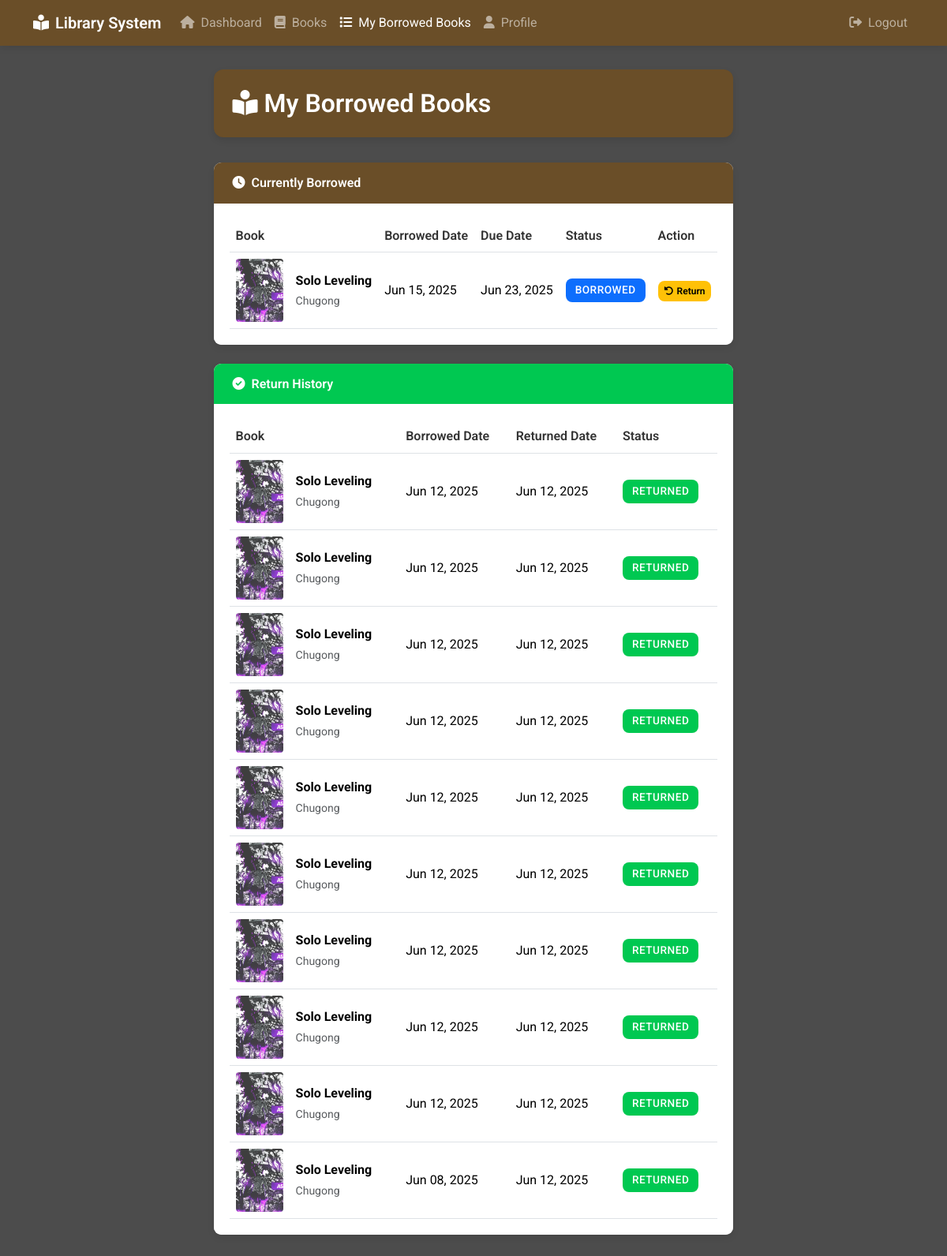
/borrowed.php (signed in), run on the app's committed database.
### tables this page shows
CREATE TABLE `borrowings` (
  `id` int(11) NOT NULL,
  `user_id` int(11) NOT NULL,
  `book_id` int(11) NOT NULL,
  `borrow_date` timestamp NOT NULL DEFAULT current_timestamp(),
  `due_date` timestamp NULL DEFAULT NULL,
  `return_date` timestamp NULL DEFAULT NULL,
  `status` enum('borrowed','returned','overdue') NOT NULL DEFAULT 'borrowed',
  `created_at` timestamp NOT NULL DEFAULT current_timestamp(),
  `updated_at` timestamp NOT NULL DEFAULT current_timestamp() ON UPDATE current_timestamp()
);

CREATE TABLE `books` (
  `id` int(11) NOT NULL,
  `title` varchar(255) NOT NULL,
  `author` varchar(100) NOT NULL,
  `isbn` varchar(20) NOT NULL,
  `category` varchar(50) NOT NULL,
  `description` text DEFAULT NULL,
  `quantity` int(11) NOT NULL DEFAULT 1,
  `publication_year` int(4) DEFAULT NULL,
  `cover_image` varchar(255) DEFAULT NULL,
  `created_at` timestamp NOT NULL DEFAULT current_timestamp(),
  `updated_at` timestamp NOT NULL DEFAULT current_timestamp() ON UPDATE current_timestamp()
);

### borrowed.php (the view, shortened to what this page needs)
<?php
require_once 'config.php';
$stmt = $pdo->prepare("
    SELECT
        b.id as borrowing_id,
        books.*,
        b.borrow_date,
        b.due_date,
        b.return_date,
        b.status
    FROM borrowings b
    JOIN books ON b.book_id = books.id
    WHERE b.user_id = ?
    ORDER BY b.borrow_date DESC
");
$stmt->execute([$_SESSION['user_id']]);
$borrowed_books = $stmt->fetchAll();
$current_books = array_filter($borrowed_books, function($book) {
    return $book['status'] == 'borrowed';
});
$returned_books = array_filter($borrowed_books, function($book) {
    return $book['status'] == 'returned';
});
?>
<!DOCTYPE html>
<html>
<head>
    <link href="https://cdn.jsdelivr.net/npm/bootstrap@5.3.2/dist/css/bootstrap.min.css" rel="stylesheet">
    <link href="https://cdnjs.cloudflare.com/ajax/libs/font-awesome/6.0.0/css/all.min.css" rel="stylesheet">
    <link href="style.css" rel="stylesheet">
</head>
<body>
    <nav class="navbar navbar-expand-lg navbar-dark fixed-top">
        <div class="container">
            <a class="navbar-brand" href="dashboard.php">
                <i class="fas fa-book-reader me-2"></i>Library System
            </a>
            <div class="collapse navbar-collapse" id="navbarNav">
                <ul class="navbar-nav me-auto">
                    <li class="nav-item">
                        <a class="nav-link" href="dashboard.php">
                            <i class="fas fa-home me-1"></i> Dashboard
                        </a>
                    </li>
                    <li class="nav-item">
                        <a class="nav-link" href="books.php">
                            <i class="fas fa-book me-1"></i> Books
                        </a>
                    </li>
                    <li class="nav-item">
                        <a class="nav-link active" href="borrowed.php">
                            <i class="fas fa-list me-1"></i> My Borrowed Books
                        </a>
                    </li>
                    <li class="nav-item">
                        <a class="nav-link" href="profile.php">
                            <i class="fas fa-user me-1"></i> Profile
                        </a>
                    </li>
                </ul>
                <ul class="navbar-nav">
                    <li class="nav-item">
                        <a class="nav-link" href="logout.php">
                            <i class="fas fa-sign-out-alt me-1"></i> Logout
                        </a>
                    </li>
                </ul>
            </div>
        </div>
    </nav>
    <div class="borrowed-container">
    <div class="page-header">
        <h2><i class="fas fa-book-reader me-2"></i>My Borrowed Books</h2>
    </div>
        <?php if (!empty($current_books)): ?>
        <div class="card book-card">
            <div class="book-card-header primary">
                <h5 class="card-title mb-0"><i class="fas fa-clock me-2"></i>Currently Borrowed</h5>
            </div>
            <div class="card-body">
                <div class="table-responsive">
                    <table class="table">
                        <thead>
                            <tr>
                                <th>Book</th>
                                <th>Borrowed Date</th>
                                <th>Due Date</th>
                                <th>Status</th>
                                <th>Action</th>
                            </tr>
                        </thead>
                        <tbody>
                            <?php foreach ($current_books as $book): ?>
                            <tr>
                                <td>
                                    <div class="d-flex align-items-center">
                                        <img src="<?php echo htmlspecialchars($book['cover_image'] ?? 'assets/images/default-book.jpg'); ?>"
                                             alt="Book cover" class="book-cover me-3">
                                        <div>
                                            <strong><?php echo htmlspecialchars($book['title']); ?></strong><br>
                                            <small class="text-muted"><?php echo htmlspecialchars($book['author']); ?></small>
                                        </div>
                                    </div>
                                </td>
                                <td><?php echo date('M d, Y', strtotime($book['borrow_date'])); ?></td>
                                <td>
                                    <?php
                                    echo date('M d, Y', strtotime($book['due_date']));
                                    ?>
                                </td>
                                <td>
                                    <span class="badge bg-primary">Borrowed</span>
                                </td>
                                <td>
                                    <form action="borrow.php" method="post" class="d-inline">
                                        <button type="submit" class="btn btn-warning btn-sm">
                                            <i class="fas fa-undo-alt me-1"></i>Return
                                        </button>
                                    </form>
                                </td>
                            </tr>
                            <?php endforeach; ?>
                        </tbody>
                    </table>
                </div>
            </div>
        </div>
        <?php endif; ?>
        <?php if (!empty($returned_books)): ?>
        <div class="card book-card">
            <div class="book-card-header success">
                <h5 class="card-title mb-0"><i class="fas fa-check-circle me-2"></i>Return History</h5>
            </div>
            <div class="card-body">
                <div class="table-responsive">
                    <table class="table">
                        <thead>
                            <tr>
                                <th>Book</th>
                                <th>Borrowed Date</th>
                                <th>Returned Date</th>
                                <th>Status</th>
                            </tr>
                        </thead>
                        <tbody>
                            <?php foreach ($returned_books as $book): ?>
                            <tr>
                                <td>
                                    <div class="d-flex align-items-center">
                                        <img src="<?php echo htmlspecialchars($book['cover_image'] ?? 'assets/images/default-book.jpg'); ?>"
                                             alt="Book cover" class="book-cover me-3">
                                        <div>
                                            <strong><?php echo htmlspecialchars($book['title']); ?></strong><br>
                                            <small class="text-muted"><?php echo htmlspecialchars($book['author']); ?></small>
                                        </div>
                                    </div>
                                </td>
                                <td><?php echo date('M d, Y', strtotime($book['borrow_date'])); ?></td>
                                <td><?php echo date('M d, Y', strtotime($book['return_date'])); ?></td>
                                <td>
                                    <span class="badge bg-success">Returned</span>
                                </td>
                            </tr>
                            <?php endforeach; ?>
                        </tbody>
                    </table>
                </div>
            </div>
        </div>
        <?php endif; ?>
    </div>
</body>
</html>

### style.css (style rules this page uses)
* { margin: 0; padding: 0; box-sizing: border-box; }
:root { --primary-color: #6a4e28; --primary-hover: #8b683c; --text-color: #333; --light-text: #666; --border-color: #e1e1e1; --success-color: #00C851; --warning-color: #ffbb33; --danger-color: #d63031; --white: #fff; --container-bg: rgba(255, 255, 255, 0.95); --shadow-color: rgba(0, 0, 0, 0.1); }
body { background: linear-gradient(rgba(0, 0, 0, 0.7), rgba(0, 0, 0, 0.7)), url('https://images.unsplash.com/photo-1507842217343-583bb7270b66?ixlib=rb-4.0.3&auto=format&fit=crop&w=2340&q=80'); background-size: cover; background-position: center; background-attachment: fixed; background-repeat: no-repeat; min-height: 100vh; font-family: 'Roboto', sans-serif; color: var(--text-color); line-height: 1.6; display: flex; align-items: center; justify-content: center; padding-top: 7vh; }
.navbar { background-color: var(--primary-color) !important; box-shadow: 0 2px 10px rgba(0,0,0,0.1); }
.navbar-brand { font-weight: 600; }
.container { width: 100%; padding-right: 1.5vh; padding-left: 1.5vh; margin-right: auto; margin-left: auto; display: flex; align-items: center; justify-content: center; }
.btn { padding: 12px 24px; font-size: 16px; font-weight: 600; border-radius: 8px; transition: all 0.3s ease; cursor: pointer; border: none; position: relative; overflow: hidden; }
.btn::after { content: ''; position: absolute; width: 100%; height: 100%; top: 0; left: -100%; background: linear-gradient(90deg, transparent, rgba(255,255,255,0.2), transparent); transition: 0.5s; }
a { color: var(--primary-color); text-decoration: none; transition: all 0.3s ease; position: relative; }
a:not(.btn)::after { content: ''; position: absolute; width: 100%; height: 1px; bottom: -2px; left: 0; background-color: var(--primary-color); transform: scaleX(0); transform-origin: right; transition: transform 0.3s ease; }
.badge { font-weight: 500; padding: 0.5rem 0.75rem; font-size: 0.85rem; letter-spacing: 0.5px; text-transform: uppercase; border-radius: 8px; }
.badge.bg-success { background-color: var(--success-color) !important; }
.book-card { height: 100%; transition: all 0.3s ease; border-radius: 1.2vh; overflow: hidden; border: none; box-shadow: 0 4px 8px rgba(0,0,0,0.08); }
.book-cover { height: 220px; object-fit: cover; background-color: #f1f3f5; }
.borrowed-container { max-width: 120vh; margin: 2rem auto; padding: 0 1.5rem; }
.book-card { border-radius: 1.2vh; overflow: hidden; border: none; box-shadow: 0 4px 8px rgba(0,0,0,0.08); margin-bottom: 1.5rem; }
.book-card-header { padding: 1rem 1.5rem; color: white; }
.book-card-header.primary { background-color: var(--primary-color); }
.book-card-header.success { background-color: var(--success-color); }
.book-cover { width: 60px; height: 80px; object-fit: cover; border-radius: 4px; }
.table { margin-bottom: 0; }
.table th { font-weight: 600; color: var(--text-color); border-top: none; }
.table td { vertical-align: middle; }
.badge { font-weight: 500; padding: 0.5rem 0.75rem; border-radius: 8px; }
.page-header { background-color: var(--primary-color); color: white; padding: 1.5rem; border-radius: 12px; margin-bottom: 2rem; box-shadow: 0 4px 8px rgba(0,0,0,0.1); }
.page-header h2 { margin-bottom: 0; font-weight: 600; }
.card-title { font-weight: 600; font-size: 1rem; }
.card-body { padding: 1.25rem; background-color: white; border-radius: 0 0 0.35rem 0.35rem; }
.btn-sm { padding: 0.25rem 0.5rem; font-size: 0.75rem; }

### data on the page
borrowings: book.cover_image (picture), book.title "Solo Leveling", book.author "Chugong", borrow_date "Jun 15, 2025", due_date "Jun 23, 2025"
borrowings: book.cover_image (picture), book.title "Solo Leveling", book.author "Chugong", borrow_date "Jun 12, 2025", return_date "Jun 12, 2025"
borrowings: book.cover_image (picture), book.title "Solo Leveling", book.author "Chugong", borrow_date "Jun 12, 2025", return_date "Jun 12, 2025"
borrowings: book.cover_image (picture), book.title "Solo Leveling", book.author "Chugong", borrow_date "Jun 12, 2025", return_date "Jun 12, 2025"
borrowings: book.cover_image (picture), book.title "Solo Leveling", book.author "Chugong", borrow_date "Jun 12, 2025", return_date "Jun 12, 2025"
borrowings: book.cover_image (picture), book.title "Solo Leveling", book.author "Chugong", borrow_date "Jun 12, 2025", return_date "Jun 12, 2025"
borrowings: book.cover_image (picture), book.title "Solo Leveling", book.author "Chugong", borrow_date "Jun 12, 2025", return_date "Jun 12, 2025"
borrowings: book.cover_image (picture), book.title "Solo Leveling", book.author "Chugong", borrow_date "Jun 12, 2025", return_date "Jun 12, 2025"
borrowings: book.cover_image (picture), book.title "Solo Leveling", book.author "Chugong", borrow_date "Jun 12, 2025", return_date "Jun 12, 2025"
borrowings: book.cover_image (picture), book.title "Solo Leveling", book.author "Chugong", borrow_date "Jun 12, 2025", return_date "Jun 12, 2025"
borrowings: book.cover_image (picture), book.title "Solo Leveling", book.author "Chugong", borrow_date "Jun 08, 2025", return_date "Jun 12, 2025"
